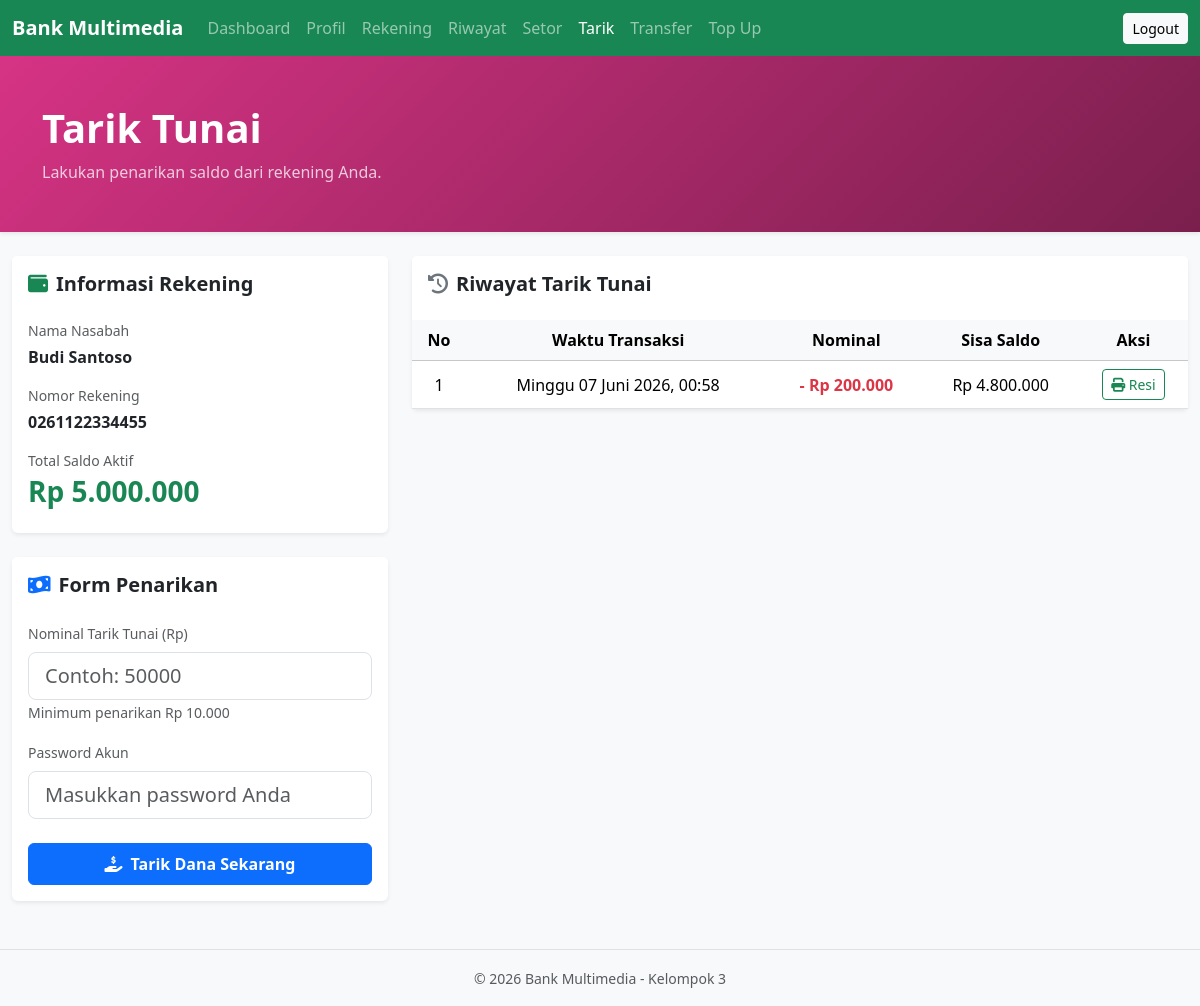
The page /nasabah/tarik/index.php (signed in) on the database its author committed.
### tables this page shows
CREATE TABLE rekening (
    id INT AUTO_INCREMENT PRIMARY KEY,
    user_id INT NOT NULL,
    nomor_rekening_encrypted TEXT NOT NULL,
    jenis_rekening ENUM('Tabungan','Giro') DEFAULT 'Tabungan',
    saldo DECIMAL(18,2) DEFAULT 0,
    status_rekening ENUM('Aktif','Blokir') DEFAULT 'Aktif',
    created_at TIMESTAMP DEFAULT CURRENT_TIMESTAMP,

    CONSTRAINT fk_rekening_user
    FOREIGN KEY (user_id)
    REFERENCES users(id)
);

CREATE TABLE transaksi (
    id BIGINT AUTO_INCREMENT PRIMARY KEY,
    rekening_id INT NOT NULL,
    jenis_transaksi ENUM('SETOR','TARIK','TRANSFER_KELUAR','TRANSFER_MASUK','TOPUP_EWALLET') NOT NULL,
    nominal DECIMAL(18,2) NOT NULL,
    saldo_sebelum DECIMAL(18,2) NOT NULL,
    saldo_sesudah DECIMAL(18,2) NOT NULL,
    keterangan TEXT,
    created_at TIMESTAMP DEFAULT CURRENT_TIMESTAMP,

    CONSTRAINT fk_transaksi_rekening
    FOREIGN KEY (rekening_id)
    REFERENCES rekening(id)
);

### helper/encryption.php (called while the page is built, shortened)
<?php
function decrypt(String $encryptedData): String
{
    $cipher = 'AES-256-CBC';
    $key = 'perbankan2026';
    $secretKey = hash('sha256', $key, true);
    $data = base64_decode($encryptedData);
    $ivLength = openssl_cipher_iv_length($cipher);
    $iv = substr($data, 0, $ivLength);
    $ciphertext = substr($data, $ivLength);
    return openssl_decrypt(
        $ciphertext,
        $cipher,
        $secretKey,
        OPENSSL_RAW_DATA,
        $iv
    );
}

### helper/format.php (called while the page is built)
<?php
function formatCurrency(int $amount): String
{
    return 'Rp ' . number_format($amount, 0, ',', '.');
}
function formatDate(String $date): String
{
    $timestamp = strtotime($date);
    $hari = [
        'Sunday' => 'minggu',
        'Monday' => 'senin',
        'Tuesday' => 'selasa',
        'Wednesday' => 'rabu',
        'Thursday' => 'kamis',
        'Friday' => 'jumat',
        'Saturday' => 'sabtu',
    ];
    $bulan = [
        'January' => 'januari',
        'February' => 'februari',
        'March' => 'maret',
        'April' => 'april',
        'May' => 'mei',
        'June' => 'juni',
        'July' => 'juli',
        'August' => 'agustus',
        'September' => 'september',
        'October' => 'oktober',
        'November' => 'november',
        'December' => 'desember',
    ];
    $dayName = date('l', $timestamp);
    $monthName = date('F', $timestamp);
    return $hari[$dayName] . ' ' . date('d', $timestamp) . ' ' . $bulan[$monthName] . ' ' . date('Y', $timestamp);
}

### nasabah/tarik/index.php (the view, shortened to what this page needs)
<?php
require_once "../../helper/format.php";
require_once "../../helper/encryption.php";
$user_id = $_SESSION['user_id'];
$query_rekening = "SELECT id, nomor_rekening_encrypted, saldo FROM rekening WHERE user_id = ?";
$stmt = mysqli_prepare($conn, $query_rekening);
mysqli_stmt_bind_param($stmt, "i", $user_id);
mysqli_stmt_execute($stmt);
$result = mysqli_stmt_get_result($stmt);
$rekening = mysqli_fetch_assoc($result);
$rekening_id = $rekening['id'];
$no_rekening_asli = decrypt($rekening['nomor_rekening_encrypted']);
?>
<!DOCTYPE html>
<html lang="id">
<head>
    <link href="https://cdn.jsdelivr.net/npm/bootstrap@5.3.8/dist/css/bootstrap.min.css" rel="stylesheet">
    <link rel="stylesheet" href="https://cdnjs.cloudflare.com/ajax/libs/font-awesome/6.4.0/css/all.min.css">
</head>
<body class="d-flex flex-column min-vh-100 bg-light">
    <nav class="navbar navbar-expand-lg navbar-dark bg-success">
        <div class="container-fluid">
            <a class="navbar-brand fw-bold" href="#">Bank Multimedia</a>
            <div class="collapse navbar-collapse" id="navbarNasabah">
                <ul class="navbar-nav me-auto">
                    <li class="nav-item"><a class="nav-link" href="../dashboard/index.php">Dashboard</a></li>
                    <li class="nav-item"><a class="nav-link" href="../profil/index.php">Profil</a></li>
                    <li class="nav-item"><a class="nav-link" href="../rekening/index.php">Rekening</a></li>
                    <li class="nav-item"><a class="nav-link" href="../riwayat/index.php">Riwayat</a></li>
                    <li class="nav-item"><a class="nav-link" href="../setor/index.php">Setor</a></li>
                    <li class="nav-item"><a class="nav-link active" href="../tarik/index.php">Tarik</a></li>
                    <li class="nav-item"><a class="nav-link" href="../transfer/index.php">Transfer</a></li>
                    <li class="nav-item"><a class="nav-link" href="../topup/index.php">Top Up</a></li>
                </ul>
                <a href="../../logout.php" class="btn btn-light btn-sm">Logout</a>
            </div>
        </div>
    </nav>
    <header class="hero py-5 shadow-sm">
        <div class="container">
            <h1 class="display-6 fw-bold">Tarik Tunai</h1>
            <p class="mb-0 opacity-75">Lakukan penarikan saldo dari rekening Anda.</p>
        </div>
    </header>
    <main class="flex-grow-1">
        <div class="container-fluid py-4">
            <div class="row">
                <div class="col-lg-4 mb-4">
                    <div class="card shadow-sm mb-4 border-0">
                        <div class="card-header bg-white border-bottom-0 pt-3 pb-0">
                            <h5 class="fw-bold"><i class="fas fa-wallet text-success me-2"></i>Informasi Rekening</h5>
                        </div>
                        <div class="card-body">
                            <p class="text-muted mb-1 small">Nama Nasabah</p>
                            <p class="fw-bold mb-3"><?= htmlspecialchars($_SESSION['nama_lengkap']); ?></p>
                            <p class="text-muted mb-1 small">Nomor Rekening</p>
                            <p class="fw-bold mb-3"><?= htmlspecialchars($no_rekening_asli); ?></p>
                            <p class="text-muted mb-1 small">Total Saldo Aktif</p>
                            <h3 class="text-success fw-bold"><?= formatCurrency($rekening['saldo']); ?></h3>
                        </div>
                    </div>
                    <div class="card shadow-sm border-0">
                        <div class="card-header bg-white border-bottom-0 pt-3 pb-0">
                            <h5 class="fw-bold"><i class="fas fa-money-bill-wave text-primary me-2"></i>Form Penarikan</h5>
                        </div>
                        <div class="card-body">
                            <form action="proses_tarik.php" method="POST">
                                <div class="mb-3">
                                    <label for="nominal" class="form-label text-muted small">Nominal Tarik Tunai (Rp)</label>
                                    <input type="number" class="form-control form-control-lg" id="nominal" name="nominal" required min="10000" placeholder="Contoh: 50000">
                                    <small class="text-muted">Minimum penarikan Rp 10.000</small>
                                </div>
                                <div class="mb-4">
                                    <label for="password" class="form-label text-muted small">Password Akun</label>
                                    <input type="password" class="form-control form-control-lg" id="password" name="password" required placeholder="Masukkan password Anda">
                                </div>
                                <button type="submit" class="btn btn-primary w-100 py-2 fw-bold">
                                    <i class="fas fa-hand-holding-usd me-2"></i>Tarik Dana Sekarang
                                </button>
                            </form>
                        </div>
                    </div>
                </div>
                <div class="col-lg-8">
                    <div class="card shadow-sm border-0">
                        <div class="card-header bg-white border-bottom-0 pt-3 pb-0 d-flex justify-content-between align-items-center">
                            <h5 class="fw-bold"><i class="fas fa-history text-secondary me-2"></i>Riwayat Tarik Tunai</h5>
                        </div>
                        <div class="card-body p-0 mt-3">
                            <div class="table-responsive">
                                <table class="table table-hover align-middle mb-0 text-center">
                                    <thead class="table-light">
                                        <tr>
                                            <th>No</th>
                                            <th>Waktu Transaksi</th>
                                            <th>Nominal</th>
                                            <th>Sisa Saldo</th>
                                            <th>Aksi</th>
                                        </tr>
                                    </thead>
                                    <tbody>
                                        <?php
                                        $jenis_tx = 'TARIK';
                                        $query_riwayat = "SELECT id, nominal, saldo_sesudah, created_at FROM transaksi WHERE rekening_id = ? AND jenis_transaksi = ? ORDER BY created_at DESC";
                                        $stmt_riwayat = mysqli_prepare($conn, $query_riwayat);
                                        mysqli_stmt_bind_param($stmt_riwayat, "is", $rekening_id, $jenis_tx);
                                        mysqli_stmt_execute($stmt_riwayat);
                                        $result_riwayat = mysqli_stmt_get_result($stmt_riwayat);
                                        $no = 1;
                                        if(mysqli_num_rows($result_riwayat) > 0):
                                            while($row = mysqli_fetch_assoc($result_riwayat)):
                                        ?>
                                        <tr>
                                            <td><?= $no++; ?></td>
                                            <td><?= ucwords(formatDate($row['created_at'])) . date(', H:i', strtotime($row['created_at'])); ?></td>
                                            <td class="text-danger fw-bold">- <?= formatCurrency($row['nominal']); ?></td>
                                            <td><?= formatCurrency($row['saldo_sesudah']); ?></td>
                                            <td>
                                                <a href="cetak_resi.php?id=<?= $row['id']; ?>" target="_blank" class="btn btn-sm btn-outline-success">
                                                    <i class="fas fa-print"></i> Resi
                                                </a>
                                            </td>
                                        </tr>
                                        <?php
                                            endwhile;
                                        else:
                                        ?>
                                        <tr>
                                            <td colspan="5" class="text-center py-4 text-muted">Belum ada aktivitas tarik tunai.</td>
                                        </tr>
                                        <?php endif; ?>
                                    </tbody>
                                </table>
                            </div>
                        </div>
                    </div>
                </div>
            </div>
        </div>
    </main>
    <footer class="bg-light border-top py-3 mt-auto">
        <div class="container-fluid text-center">
            <small class="text-muted">
                © <?= date('Y'); ?> Bank Multimedia - Kelompok 3
            </small>
        </div>
    </footer>
</body>
</html>

### nasabah/tarik/index.php (style rules this page uses)
.hero { background: linear-gradient(135deg, #d63384, #7a1f4d); color: white; }

### rows shown on the page
rekening: nomor_rekening_encrypted "0261122334455", saldo "Rp 5.000.000"
transaksi: created_at "Minggu 07 Juni 2026", created_at ", 00:58", nominal "Rp 200.000", saldo_sesudah "Rp 4.800.000"

### other values the page prints
$_SESSION['nama_lengkap'] "Budi Santoso"
